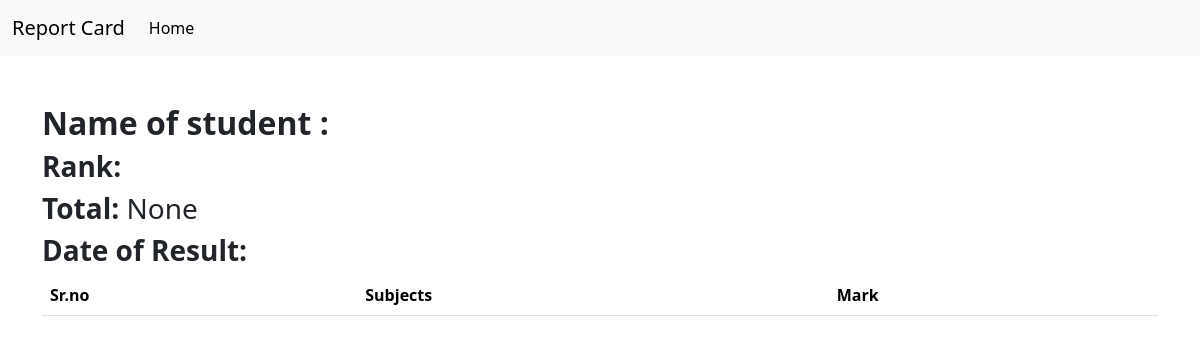
Page /see_mark/STU-0274 on the earlier database version.
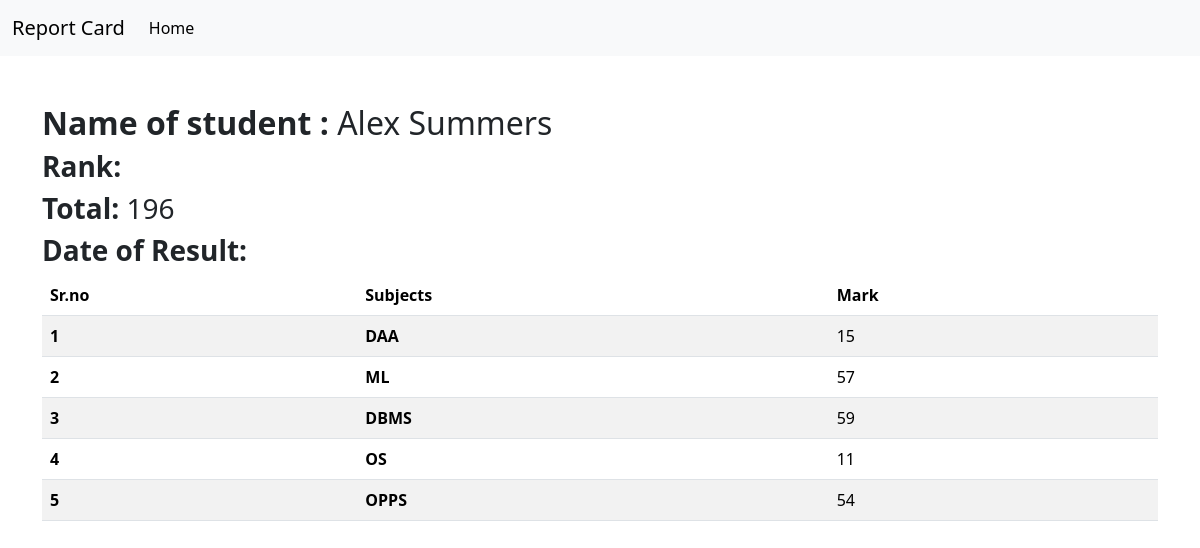
Same page on the later database version.
### student/models.py (models this page shows, shortened)
class SubjectMark(models.Model):
    student = models.ForeignKey(Student,related_name="studentmark",on_delete=models.CASCADE)
    subject = models.ForeignKey(Subject, on_delete=models.CASCADE)
    marks = models.IntegerField()
    class Meta :
        unique_together = ['student','subject']

class Student(models.Model):
    department = models.ForeignKey(Department, on_delete=models.CASCADE, related_name='depart')
    studentid = models.OneToOneField(StudentId, on_delete=models.CASCADE, related_name='student')
    student_name = models.CharField(max_length=100)
    student_email = models.EmailField(unique=True)
    student_age = models.IntegerField(default=18)
    student_address = models.TextField()
    is_deleted = models.BooleanField(default=False)
    objects = StudentManager()
    admin_objects = models.Manager()
    def __str__(self):
        return self.student_name
    class Meta:
        ordering = ['student_name']
        verbose_name = "student"

class Subject(models.Model):
    subject_name = models.CharField(max_length=100)

### student/views.py (the view)
# urls.py: path('see_mark/<studentid>', see_mark, name='see_mark'),
def see_mark (request,studentid):
    queryset = SubjectMark.objects.filter(student__studentid__studentid = studentid)
    total_marks = queryset.aggregate(total_marks = Sum ('marks'))
    return render(request,'see_mark.html',{'queryset':queryset,'total_marks' : total_marks})

### student/templates/see_mark.html
{% extends "base.html" %}
{% block start %}
<div class="container mt-5">
<table class="table table-striped">
    <h2><b>Name of student :    </b>  {{queryset.first.student}} </h2>
    <h3><b>Rank:</b>   {{queryset.first.student.studentreportcard.first.student_rank}}</h3>
    <h3><b>Total:</b>   {{total_marks.total_marks}}</h3>
    <h3><b>Date of Result: </b>   {{queryset.first.student.studentreportcard.first.date_of_report_card_genration}}</h3>
    <thead>
        <tr>
          <th scope="col">Sr.no</th>
          <th scope="col">Subjects</th>
          <th scope="col">Mark</th>
        </tr>
      </thead>
    <tbody>
        {% for marks in queryset %}
        <tr>
            <th scope="row">{{ forloop.counter }}</th>
            <td>   <b> {{marks.subject.subject_name}} </b>
            </td>
            <td>{{marks.marks}} </td>
        </tr>
        {% endfor %}
    </tbody>
</table>
</div>
{% endblock %}

Differences in the rows shown:
added SubjectMark: first.student "Alex Summers", subject.subject_name "DAA", marks "15"
added SubjectMark: subject.subject_name "ML", marks "57"
added SubjectMark: subject.subject_name "DBMS", marks "59"
added SubjectMark: subject.subject_name "OS", marks "11"
added SubjectMark: subject.subject_name "OPPS", marks "54"
Other differences:
{{ total_marks.total_marks }}: "None" → "196"
